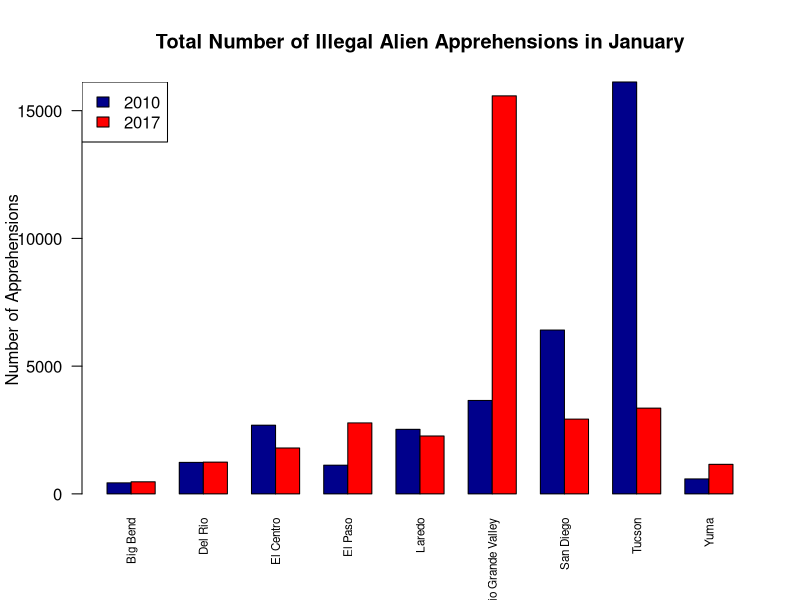
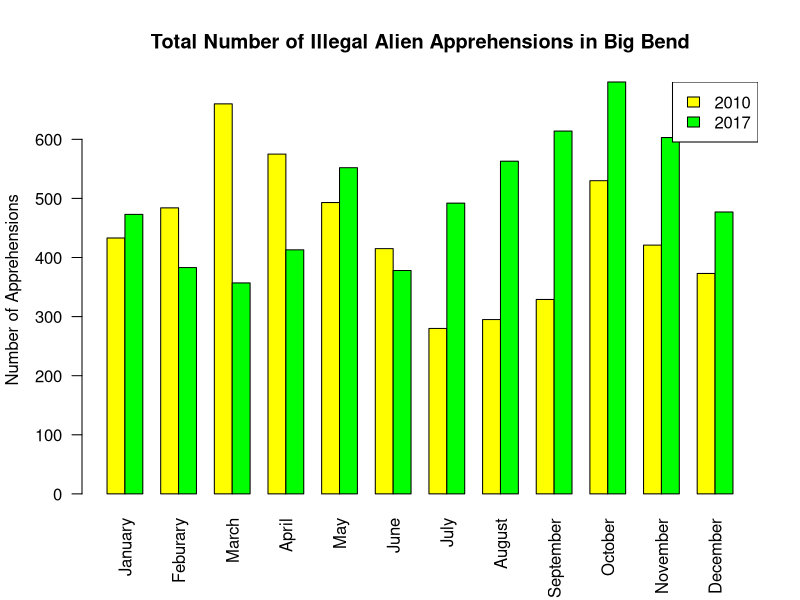

Reproduce these figures in R, in order.
# Load the data
PB2010 <- read.csv('./Data/BP Apprehensions 2010.csv')
PB2017 <- read.csv('./Data/PB Apprehensions 2017.csv')
monthly <- read.csv('./Data/PB monthly summaries.csv')

# Clean the data
PB2010 <- cbind(Sector=PB2010[,1],PB2010[,5:ncol(PB2010)],PB2010[,2:4])

PB2017 <- PB2017[,-14]
PB2017 <- PB2017[-10,]
PB2017 <- cbind(Sector=PB2010$Sector,as.data.frame(sapply(PB2017[2:ncol(PB2017)],function(x){as.integer(gsub(',','',x))})))
PB2017 <- cbind(Sector=PB2017[,1],PB2017[,5:ncol(PB2017)],PB2017[,2:4])

monthly <- cbind(year=monthly[,1],monthly[,5:ncol(monthly)],monthly[,2:4])

# Save cleaned data
saveRDS(PB2010,file="./Data/PB Apprehensions 2010.rds")
saveRDS(PB2017,file='./Data/PB Apprehensions 2017.rds')
saveRDS(monthly,file='./Data/PB monthly summaries.rds')

# Compare by month

# write a function that would produce barplots by month
# PB1 and PB2 should be dataframes, and the function is designed to let PB2010 = PB1 and PB2017 = PB2
# n should be a string that indicates the month of the graph

month_graph <- function(PB1,PB2,n){
    month <- c('January','Feburary','March','April','May','June','July','August',
               'September','October','November','December')
    time <- which(month==n)
    m <- rbind(PB1[,time+1],PB2[,time+1])
    rownames(m) <- c('2010','2017')
    colnames(m) <- PB2010$Sector
    barplot(as.matrix(m),col=c('darkblue','red'),ylab='Number of Apprehensions',
            main=paste('Total Number of Illegal Alien Apprehensions in', n,sep = ' '),
            beside = TRUE,las=2,cex.names = 0.7)
    legend("topleft", 
           legend = rownames(m), 
           fill = c("darkblue", "red"))
}

# an example of the function above
month_graph(PB2010,PB2017,'January')

# Compare by sector

# write a function that would produce barplots by sector
# PB1 and PB2 should be dataframes, and the functions is designed to take PB2010 as PB1 and PB2017 as PB2
# n should be a string that indicates the sector of the graph

sector_graph <- function(PB1,PB2,n){
    sector <- as.character(PB2010$Sector)
    s <- which(sector==n)
    m <- rbind(PB1[s,-1],PB2[s,-1])
    rownames(m) <- c('2010','2017')
    colnames(m) <- c('January','Feburary','March','April','May','June','July','August',
                     'September','October','November','December')
    barplot(as.matrix(m),col=c('yellow','green'),ylab='Number of Apprehensions',
            main=paste('Total Number of Illegal Alien Apprehensions in',n,sep = ' '),
            beside = TRUE, las=2)
    legend("topright", 
           legend = rownames(m), 
           fill = c("yellow", "green"))
}

# an example of the function above

sector_graph(PB2010,PB2017,'Big Bend')

# Sector with most apprehensions in 2010
PB2010$Total <- apply(PB2010[,-1],1,sum)
most_2010 <- as.character(PB2010$Sector[PB2010$Total==max(PB2010$Total)])

# Sector with most apprehensions in 2017
PB2017$Total <- apply(PB2017[,-1],1,sum)
most_2017 <- as.character(PB2017$Sector[PB2017$Total==max(PB2017$Total)])

# Three months periods

# By sector


# # Time series data
# ts <- as.vector(t(monthly[,-1]))
# ts3 <- ts(ts2, start = c(2000,10), frequency=12)


# ts.plot(ts1)

# monthly data mean
monthly$mean <- apply(monthly[,-1],1,mean)



# three_period <- function(x) {
#   period <- data.frame()
#   for (i in (1:nrow(new_month))) {
#     for (j in (1:(ncol(new_month)-2))){
#       period[i,j] <- new_month[i,j]+new_month[i,j+1]+new_month[i,j+2]
#     }
#   }
#   colnames(period) <- c('Jan-Mar','Feb-Apr','Mar-May','Apr-Jun','May-Jul','Jun-Aug','Jul-Sep',
#                         'Aug-Oct','Sep-Nov','Oct-Dec')
#   rownames(period) <- monthly$year
#   period
# }
# 
# three_period()
